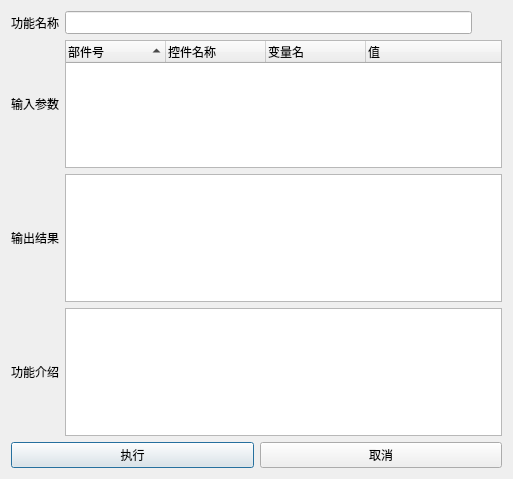
<?xml version="1.0" encoding="UTF-8"?>
<ui version="4.0">
 <class>mine_func_detatil_dialog</class>
 <widget class="QDialog" name="mine_func_detatil_dialog">
  <property name="geometry">
   <rect>
    <x>0</x>
    <y>0</y>
    <width>513</width>
    <height>479</height>
   </rect>
  </property>
  <property name="windowTitle">
   <string>功能详情</string>
  </property>
  <layout class="QVBoxLayout" name="verticalLayout">
   <item>
    <layout class="QGridLayout" name="gridLayout">
     <item row="0" column="1">
      <widget class="QLineEdit" name="lineEdit_name">
       <property name="sizePolicy">
        <sizepolicy hsizetype="Expanding" vsizetype="Expanding">
         <horstretch>0</horstretch>
         <verstretch>0</verstretch>
        </sizepolicy>
       </property>
       <property name="readOnly">
        <bool>true</bool>
       </property>
      </widget>
     </item>
     <item row="0" column="0">
      <widget class="QLabel" name="label">
       <property name="text">
        <string>功能名称</string>
       </property>
       <property name="alignment">
        <set>Qt::AlignCenter</set>
       </property>
      </widget>
     </item>
     <item row="1" column="0">
      <widget class="QLabel" name="label_3">
       <property name="text">
        <string>输入参数</string>
       </property>
       <property name="alignment">
        <set>Qt::AlignCenter</set>
       </property>
      </widget>
     </item>
     <item row="2" column="0">
      <widget class="QLabel" name="label_4">
       <property name="text">
        <string>输出结果</string>
       </property>
       <property name="alignment">
        <set>Qt::AlignCenter</set>
       </property>
      </widget>
     </item>
     <item row="3" column="0">
      <widget class="QLabel" name="label_2">
       <property name="text">
        <string>功能介绍</string>
       </property>
       <property name="alignment">
        <set>Qt::AlignCenter</set>
       </property>
      </widget>
     </item>
     <item row="0" column="2">
      <widget class="QToolButton" name="button_edit">
       <property name="text">
        <string/>
       </property>
       <property name="autoRaise">
        <bool>true</bool>
       </property>
      </widget>
     </item>
     <item row="1" column="1" colspan="2">
      <widget class="QTreeWidget" name="treeWidget_variable">
       <property name="editTriggers">
        <set>QAbstractItemView::NoEditTriggers</set>
       </property>
       <property name="sortingEnabled">
        <bool>true</bool>
       </property>
       <attribute name="headerDefaultSectionSize">
        <number>100</number>
       </attribute>
       <column>
        <property name="text">
         <string>部件号</string>
        </property>
       </column>
       <column>
        <property name="text">
         <string>控件名称</string>
        </property>
       </column>
       <column>
        <property name="text">
         <string>变量名</string>
        </property>
       </column>
       <column>
        <property name="text">
         <string>值</string>
        </property>
       </column>
      </widget>
     </item>
     <item row="2" column="1" colspan="2">
      <widget class="QListWidget" name="listWidget_result">
       <property name="editTriggers">
        <set>QAbstractItemView::NoEditTriggers</set>
       </property>
      </widget>
     </item>
     <item row="3" column="1" colspan="2">
      <widget class="QPlainTextEdit" name="plainTextEdit_introduction">
       <property name="readOnly">
        <bool>true</bool>
       </property>
      </widget>
     </item>
    </layout>
   </item>
   <item>
    <layout class="QHBoxLayout" name="horizontalLayout">
     <item>
      <widget class="QPushButton" name="button_yes">
       <property name="text">
        <string>执行</string>
       </property>
      </widget>
     </item>
     <item>
      <widget class="QPushButton" name="button_no">
       <property name="text">
        <string>取消</string>
       </property>
      </widget>
     </item>
    </layout>
   </item>
  </layout>
 </widget>
 <resources/>
 <connections/>
</ui>
